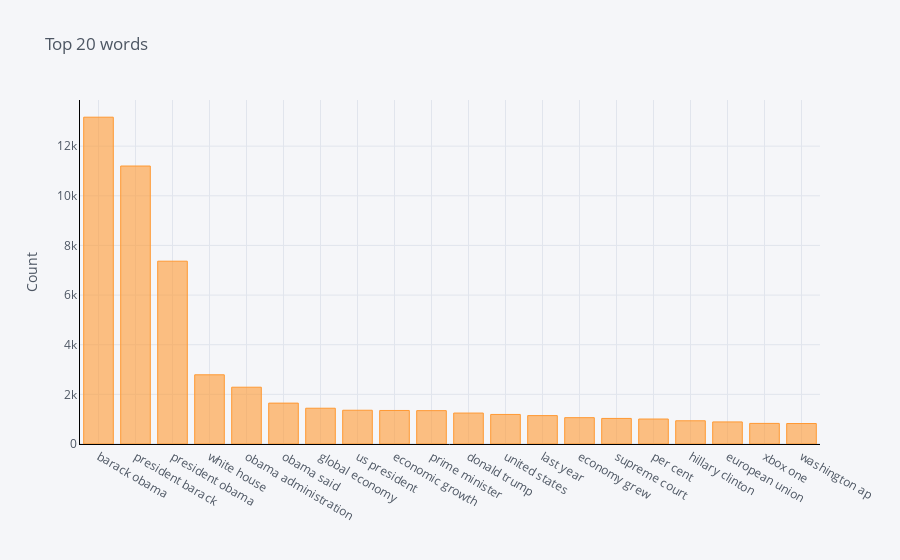

Here is the notebook cell this chart was saved with:
### Markdown cell above
### Top 20 bigrams (Headline)

Provide more insights on the top 20 bigrams words used in headline.

### Code cell
def get_top_n_words(text, n):
    
    vec = CountVectorizer(ngram_range=(2, 2))
    bag_of_words = vec.fit_transform(text)
    sum_words = bag_of_words.sum(axis=0) #Sum of words appearance throughout the rows
    words_freq = [(word, sum_words[0,idx]) for word, idx in vec.vocabulary_.items()]
    words_freq =sorted(words_freq, key = lambda x: x[1], reverse=True)
    return words_freq[:n]
common_words = get_top_n_words(clean_headline, 20)
for word, freq in common_words:
    print(word, freq)
df2 = pd.DataFrame(common_words, columns = ['ReviewText' , 'count'])
df2 = df2.groupby('ReviewText').sum()['count'].sort_values(ascending=False)
df2.iplot(kind='bar', yTitle='Count', linecolor='black', title='Top 20 words')

### Figure 1 — Plotly figure (JSON) as saved in the notebook; plotly's stock layout.template omitted (floating-point values rounded to 4 significant figures)
{"data": [{"marker": {"color": "rgba(255, 153, 51, 0.6)", "line": {"color": "rgba(255, 153, 51, 1.0)", "width": 1}}, "name": "count", "orientation": "v", "text": "", "type": "bar", "x": ["barack obama", "president barack", "president obama", "white house", "obama administration", "obama said", "global economy", "us president", "economic growth", "prime minister", "donald trump", "united states", "last year", "economy grew", "supreme court", "per cent", "hillary clinton", "european union", "xbox one", "washington ap"], "y": [13166, 11199, 7365, 2788, 2288, 1647, 1441, 1360, 1351, 1344, 1247, 1191, 1144, 1061, 1030, 1006, 936, 889, 830, 825]}], "layout": {"legend": {"bgcolor": "#F5F6F9", "font": {"color": "#4D5663"}}, "paper_bgcolor": "#F5F6F9", "plot_bgcolor": "#F5F6F9", "title": {"font": {"color": "#4D5663"}, "text": "Top 20 words"}, "xaxis": {"gridcolor": "#E1E5ED", "linecolor": "black", "showgrid": true, "tickfont": {"color": "#4D5663"}, "title": {"font": {"color": "#4D5663"}, "text": ""}, "zerolinecolor": "#E1E5ED"}, "yaxis": {"gridcolor": "#E1E5ED", "linecolor": "black", "showgrid": true, "tickfont": {"color": "#4D5663"}, "title": {"font": {"color": "#4D5663"}, "text": "Count"}, "zerolinecolor": "#E1E5ED"}}}
